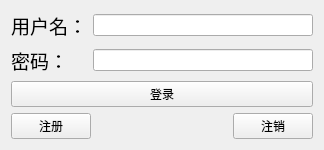
<?xml version="1.0" encoding="UTF-8"?>
<ui version="4.0">
 <class>TcpClient</class>
 <widget class="QWidget" name="TcpClient">
  <property name="geometry">
   <rect>
    <x>0</x>
    <y>0</y>
    <width>324</width>
    <height>117</height>
   </rect>
  </property>
  <property name="font">
   <font>
    <pointsize>9</pointsize>
   </font>
  </property>
  <property name="windowTitle">
   <string>TcpClient</string>
  </property>
  <layout class="QVBoxLayout" name="verticalLayout_2">
   <item>
    <layout class="QVBoxLayout" name="verticalLayout">
     <item>
      <layout class="QGridLayout" name="gridLayout">
       <item row="0" column="0">
        <widget class="QLabel" name="name_lab">
         <property name="font">
          <font>
           <pointsize>14</pointsize>
          </font>
         </property>
         <property name="text">
          <string>用户名：</string>
         </property>
        </widget>
       </item>
       <item row="0" column="1">
        <widget class="QLineEdit" name="name_le"/>
       </item>
       <item row="1" column="0">
        <widget class="QLabel" name="pwd_lab">
         <property name="font">
          <font>
           <pointsize>14</pointsize>
          </font>
         </property>
         <property name="text">
          <string>密码：</string>
         </property>
        </widget>
       </item>
       <item row="1" column="1">
        <widget class="QLineEdit" name="pwd_le">
         <property name="echoMode">
          <enum>QLineEdit::Password</enum>
         </property>
        </widget>
       </item>
       <item row="2" column="0" colspan="2">
        <widget class="QPushButton" name="login_pb">
         <property name="text">
          <string>登录</string>
         </property>
        </widget>
       </item>
      </layout>
     </item>
     <item>
      <layout class="QHBoxLayout" name="horizontalLayout">
       <item>
        <widget class="QPushButton" name="register_pb">
         <property name="text">
          <string>注册</string>
         </property>
        </widget>
       </item>
       <item>
        <spacer name="horizontalSpacer">
         <property name="orientation">
          <enum>Qt::Horizontal</enum>
         </property>
         <property name="sizeHint" stdset="0">
          <size>
           <width>18</width>
           <height>20</height>
          </size>
         </property>
        </spacer>
       </item>
       <item>
        <widget class="QPushButton" name="cancel_pb">
         <property name="text">
          <string>注销</string>
         </property>
        </widget>
       </item>
      </layout>
     </item>
    </layout>
   </item>
  </layout>
 </widget>
 <resources/>
 <connections/>
</ui>
